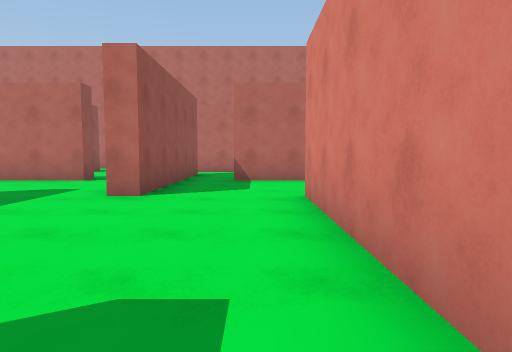
View 1 (above)

24 first-person views from a walk through a Unity game level. The camera is 1.3 m above the floor, tilts 4° down and sees 75° across. The floor is counted in squares, 2 m on a side. Each view is taken from the middle of a square. On the plan, view 1 faces up. The plan holds only what a view shows up to about 10 squares ahead; the rest is blank. The player character is not drawn.

View 2
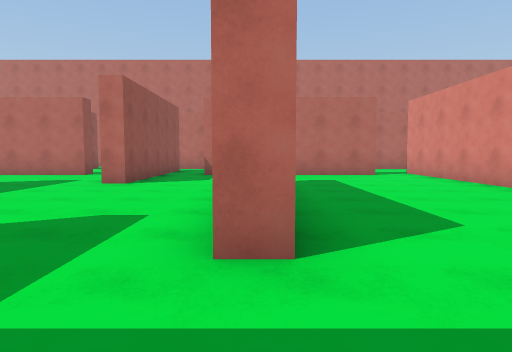

View 3
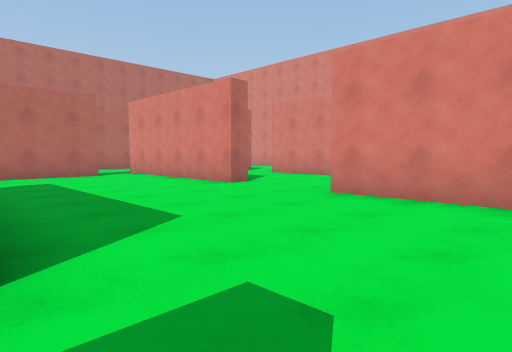

View 4
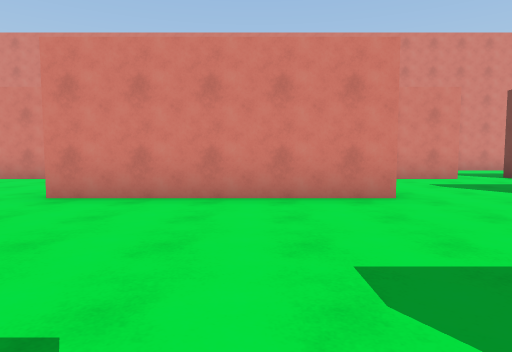

View 5
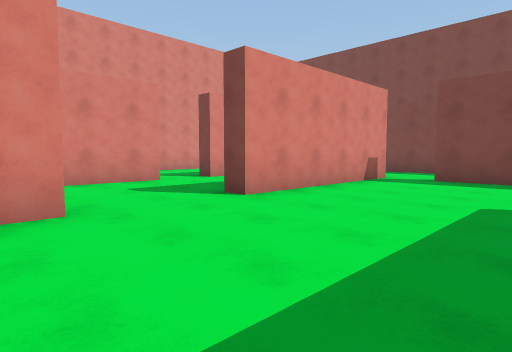

View 6
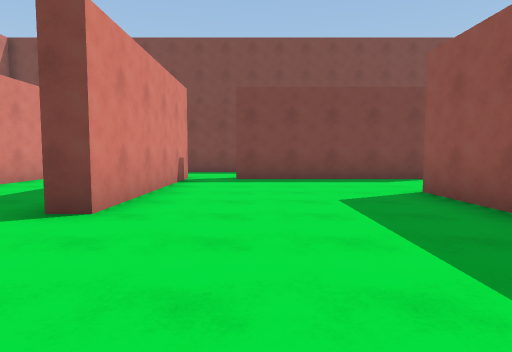

View 7
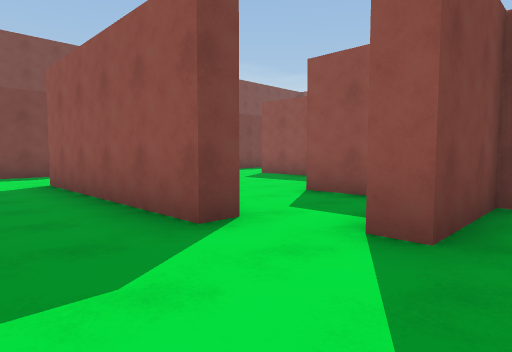

View 8
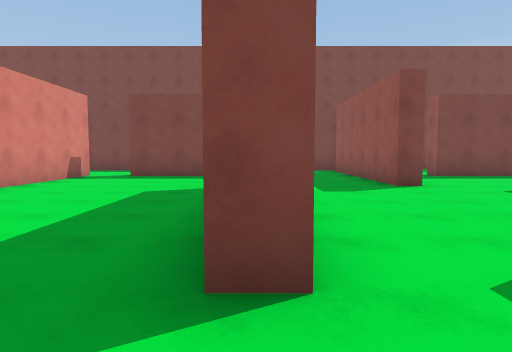

View 9
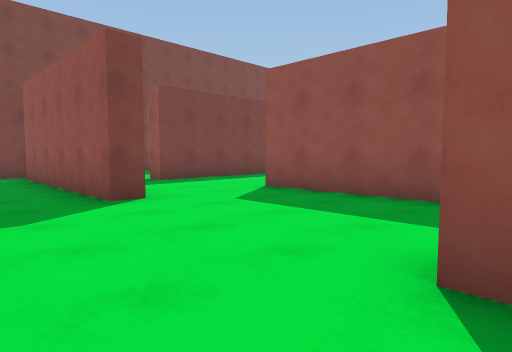

View 10
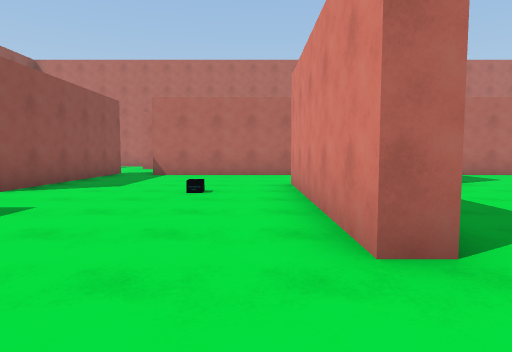

View 11
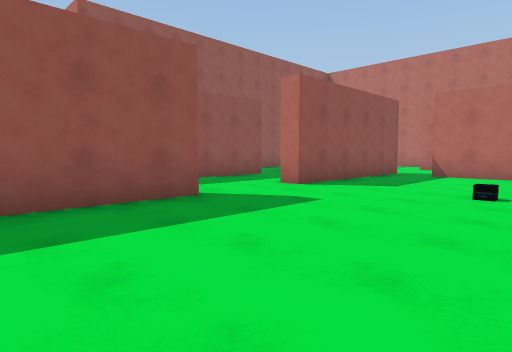

View 12
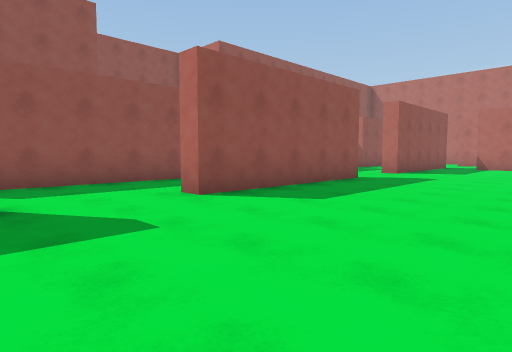

View 13
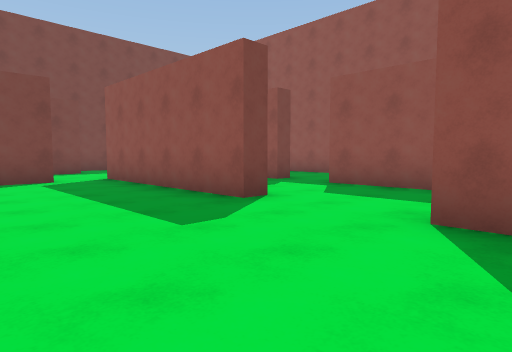

View 14
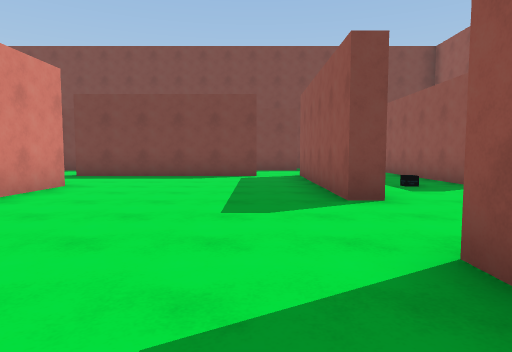

View 15
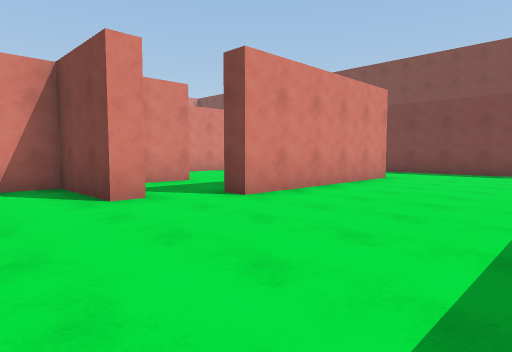

View 16
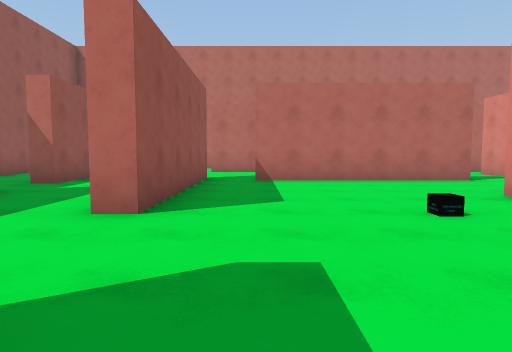

View 17
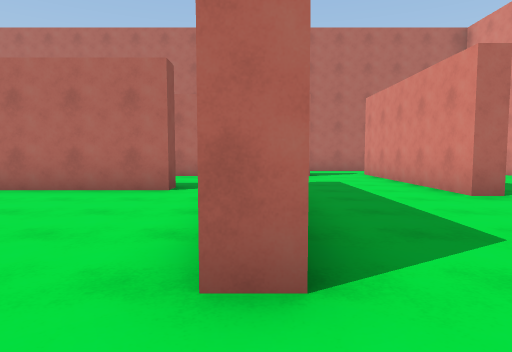

View 18
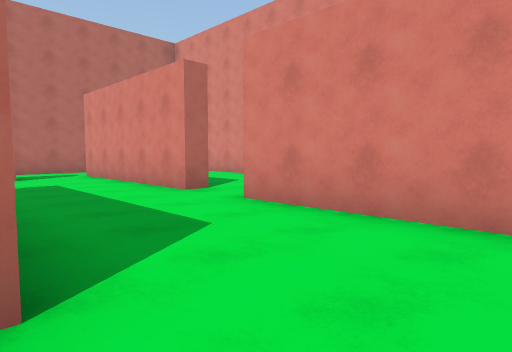

View 19
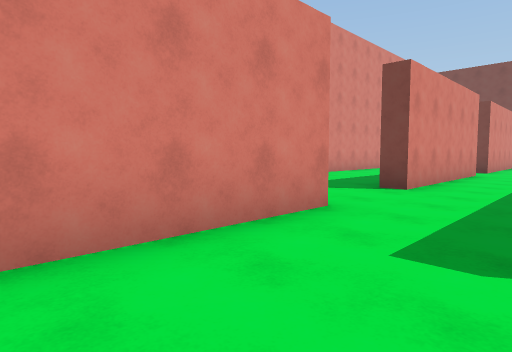

View 20
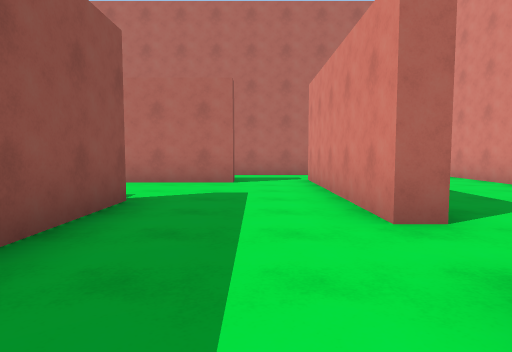

View 21
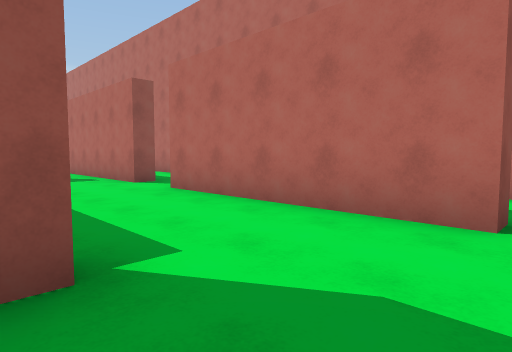

View 22
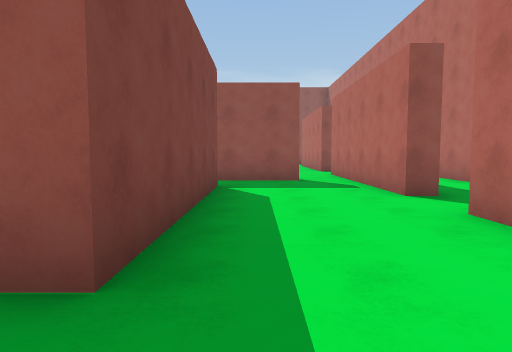

View 23
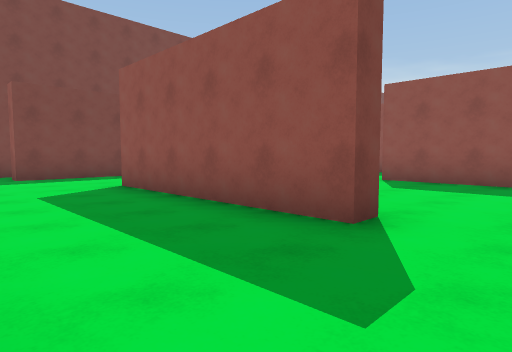

View 24
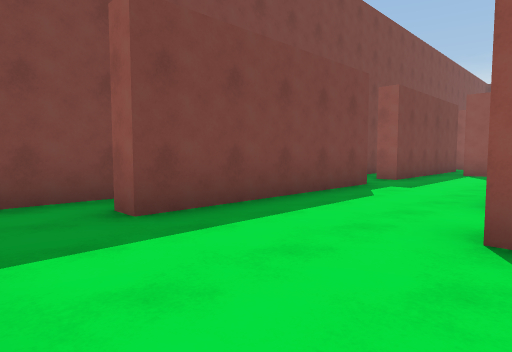

### Floor plan
Points are (right, up) in squares from view 1. A wall is a line through its corners. A room is listed if a view was taken in it or the views show most of it. See-through windows are left out.
Room 1 (views 1, 2, 3, 4, 5, 6, 7, 8, 9, 17, 18, 19, 20, 21, 22, 23, 24)
walls: (1.2, 0) (0.6, 0); (5.7, -4) (5.7, 1); (0.6, -3.5) (1.2, -3.5) (1.2, -8.5); (6.2, 3.5) (5.7, 3.5) (5.7, 8.1); (9.3, 0.4) (9.3, 5.5); (-1.9, -1.7) (0.5, -1.7) (0.5, -2.2); (-1.8, -3.2) (-1.8, -4.5); (9.3, -7) (9.3, -2); (5.7, -10.4) (5.7, -6.5) (6.2, -6.5) (6.2, -11.5); (9.3, 7) (9.3, 12); (6.2, 8.6) (6.2, 6.2); (-0.5, 8.3) (4.5, 8.3) (4.5, 7.7) (0.5, 7.7); (-0.2, -11.2) (4.5, -11.2); (9.3, -11.2) (9.3, -8.5); (-1.8, 10.1) (-1.8, 7.4); (1, 11.3) (-2.5, 11.3); (7.5, 11.8) (7.5, 11.3) (2.5, 11.3); (6.5, -14.2) (7.5, -14.2) (7.5, -14.8); (1, -14.2) (1, -14.8); (7, -15.7) (8.5, -15.7)
ways out: opening at (-1, 8) to room 3; opening at (-0.5, 0) to room 3; opening at (1, 6.5) to room 3; opening at (-0.5, -4) to room 4; opening at (1, -9.5) to room 4; opening at (5, -11) to room 5; opening at (6, -12.5) to room 5; opening at (2, -14) to room 7; opening at (-2, 11); opening at (2, 12); opening at (8.5, 12); opening at (10, -7.5); opening at (10, -0.5); opening at (10, 6.5)
Room 2 (views 10, 11, 12, 13, 14, 15, 16)
walls: (-10.9, -6.5) (-10.2, -6.5) (-10.2, -11.5); (-4.5, -2.4) (-4.5, -1.7); (-5.3, -8.6) (-5.3, -3.5) (-4.8, -3.5); (-5.3, 0) (-5.3, 5); (-13.2, -2.4) (-13.2, -7); (-9.1, -11.2) (-5.5, -11.2); (-10.2, 1.1) (-10.2, -4) (-10.8, -4); (-13.8, -8.5) (-13.2, -8.5) (-13.2, -12.1); (-4, -11.2) (-4, -11.8); (-5.5, 7.7) (-9.1, 7.7); (-10.2, 8.5) (-10.2, 3.5)
ways out: opening at (-5, 6.5) to room 3; opening at (-4.5, -0.5) to room 3; opening at (-5, -9.5) to room 4; opening at (-3.5, -11) to room 4; opening at (-3.5, -4) to room 4; opening at (-13, -7.5); opening at (-11.5, -2.5); opening at (-10, 2.5); gap at (-9, -11)
objects: other object (-12, -8); other object (-7, 4)
Room 3 (no view inside)
walls: (-1.8, 7.4) (-1.8, 5) (-2.2, 5); (0.7, 0.9) (0.7, 5); (0.5, 7.7) (-0.5, 7.7); (-4, 8.2) (-4, 7.7) (-5.5, 7.7); (-4.8, 0) (-5.3, 0); (-4.5, -1.7) (-2.3, -1.7) (-2.3, -0.9)
ways out: opening at (-1, 8) to room 1; opening at (-0.5, 0) to room 1; opening at (1, 6.5) to room 1; opening at (-5, 6.5) to room 2; opening at (-4.5, -0.5) to room 2; opening at (-3.5, 8)
Room 4 (no view inside)
walls: (-2.4, -8.5) (-1.8, -8.5) (-1.8, -10.5); (-2.3, -4.6) (-2.3, -3.4); (-4.8, -5.2) (-4.8, -8.5); (-5.5, -11.2) (-4, -11.2)
ways out: opening at (-0.5, -4) to room 1; opening at (1, -9.5) to room 1; opening at (-5, -9.5) to room 2; opening at (-3.5, -11) to room 2; opening at (-3.5, -4) to room 2; opening at (-1, -11) to room 8
Room 5 (no view inside)
walls: (5.7, -11.6) (5.7, -10.4); (2.4, -14.2) (6.5, -14.2)
ways out: opening at (5, -11) to room 1; opening at (6, -12.5) to room 1; opening at (3.5, -12.5) to room 7
Room 6 (no view inside)
walls: (-13.2, 5) (-13.2, 3.1); (-13.2, 7) (-13.8, 7)
ways out: opening at (-13, 6.5); opening at (-11.5, 4.5)
Room 7 (no view inside)
walls: (-0.5, -14.2) (1, -14.2)
ways out: opening at (2, -14) to room 1; opening at (3.5, -12.5) to room 5; opening at (0.5, -12.5) to room 8
Room 8 (no view inside)
walls: (-1.8, -10.5) (-1.8, -13.5); (-2, -14.2) (-0.5, -14.2)
ways out: opening at (-1, -11) to room 4; opening at (0.5, -12.5) to room 7

Where each view was taken, in squares from view 1:
view 1: 0 up, 0 right, facing up
view 2: 2 down, 1 right, facing up
view 3: 2 down, 1 right, facing up-right
view 4: 2 down, 1 right, facing right
view 5: 3 down, 2 right, facing down-right
view 6: 3 down, 4 right, facing down
view 7: 1 down, 3 right, facing down-left
view 8: 2 down, 1 right, facing down
view 9: 4 down, 0 right, facing down-left
view 10: 2 down, 6 left, facing up
view 11: 2 down, 6 left, facing up-left
view 12: 7 down, 6 left, facing up-left
view 13: 3 down, 7 left, facing down-left
view 14: 2 down, 9 left, facing down
view 15: 0 up, 9 left, facing down-right
view 16: 0 up, 9 left, facing up
view 17: 2 up, 6 right, facing up
view 18: 2 up, 6 right, facing up-right
view 19: 4 up, 7 right, facing down-right
view 20: 4 up, 8 right, facing up
view 21: 8 up, 8 right, facing up-left
view 22: 9 up, 6 right, facing left
view 23: 5 down, 9 right, facing down-left
view 24: 11 down, 9 right, facing down-left
